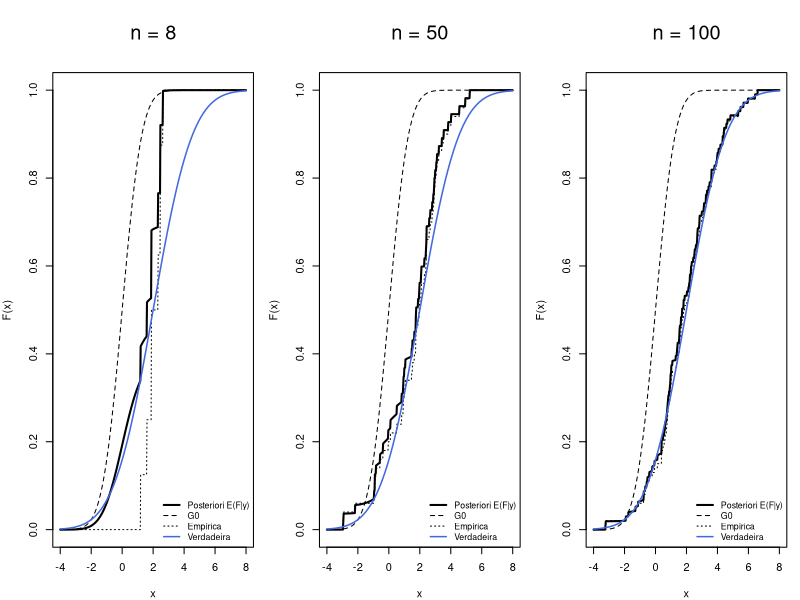
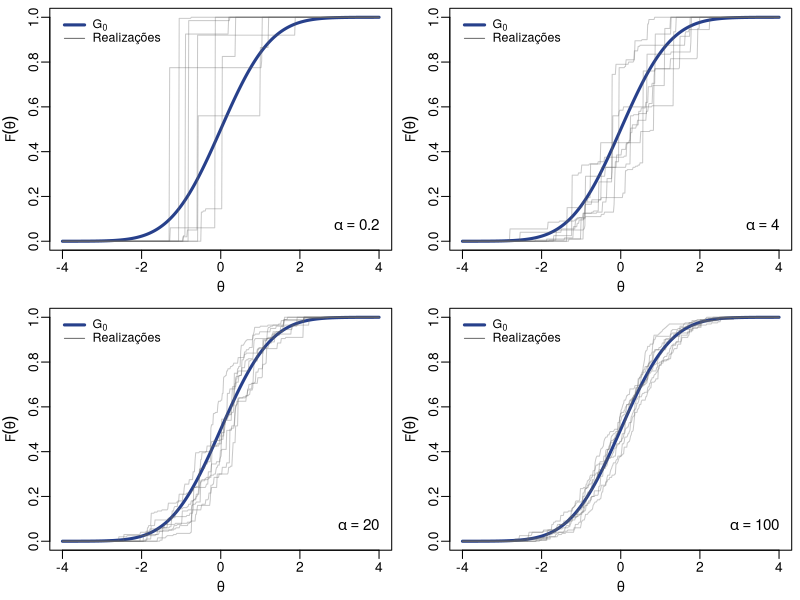

R code for these plots, in order:
# Estudo de Simulacao

F_empirica = function(data, xgrid) {
  sapply(xgrid, function(t) mean(data <= t))
}

alpha = 5

g_n8   = rnorm(8,   mean = 2, sd = 2)
g_n50  = rnorm(50,  mean = 2, sd = 2)
g_n100 = rnorm(100, mean = 2, sd = 2)

x = seq(-4, 8, length.out = 500)

G0 = pnorm(x, mean = 0, sd = 1)

Fn8 = F_empirica(g_n8, x)
post8 = (alpha/(alpha + 8)) * G0 + (8/(alpha + 8)) * Fn8

Fn50 = F_empirica(g_n50, x)
post50 = (alpha/(alpha + 50)) * G0 + (50/(alpha + 50)) * Fn50

Fn100 = F_empirica(g_n100, x)
post100 = (alpha/(alpha + 100)) * G0 + (100/(alpha + 100)) * Fn100

truth = pnorm(x, mean = 2, sd = 2)

par(mfrow = c(1,3),
    mar = c(4,4,5.5,1))

#-----------------------------
# n = 8
#-----------------------------
plot(x, post8,
     type = "l",
     lwd = 2,
     col = "black",
     main = "",
     ylab = "F(x)",
     xlab = "x")

mtext("n = 8", side = 3, line = 2.3, cex = 1.2)

lines(x, G0, lty = 2)
lines(x, Fn8, lty = 3)
lines(x, truth, col = "royalblue", lty = 1, lwd = 1.5)

legend("bottomright",
       legend = c("Posteriori E(F|y)", "G0", "Empírica", "Verdadeira"),
       col = c("black", "black", "black", "royalblue"),
       lty = c(1,2,3,1),
       lwd = c(2,1,1,1.5),
       cex = 0.8,
       bty = "n")

#-----------------------------
# n = 50
#-----------------------------
plot(x, post50,
     type = "l",
     lwd = 2,
     col = "black",
     main = "",
     ylab = "F(x)",
     xlab = "x")

mtext("n = 50", side = 3, line = 2.3, cex = 1.2)

lines(x, G0, lty = 2)
lines(x, Fn50, lty = 3)
lines(x, truth, col = "royalblue", lty = 1, lwd = 1.5)

legend("bottomright",
       legend = c("Posteriori E(F|y)", "G0", "Empírica", "Verdadeira"),
       col = c("black", "black", "black", "royalblue"),
       lty = c(1,2,3,1),
       lwd = c(2,1,1,1.5),
       cex = 0.8,
       bty = "n")

#-----------------------------
# n = 100
#-----------------------------
plot(x, post100,
     type = "l",
     lwd = 2,
     col = "black",
     main = "",
     ylab = "F(x)",
     xlab = "x")

mtext("n = 100", side = 3, line = 2.3, cex = 1.2)

lines(x, G0, lty = 2)
lines(x, Fn100, lty = 3)
lines(x, truth, col = "royalblue", lty = 1, lwd = 1.5)

legend("bottomright",
       legend = c("Posteriori E(F|y)", "G0", "Empírica", "Verdadeira"),
       col = c("black", "black", "black", "royalblue"),
       lty = c(1,2,3,1),
       lwd = c(2,1,1,1.5),
       cex = 0.8,
       bty = "n")




# Estudo de Simulacao do Processo de Dirichlet via Urna de Polya

rDirProcessPolya = function(n, alpha, amostrador_G0) {
  
  x = numeric(n)
  
  x[1] = amostrador_G0(1)
  
  for(i in 2:n) {
    
    p_novo = alpha/(alpha + i - 1)
    
    if(runif(1) < p_novo) {
      
      x[i] = amostrador_G0(1)
      
    } else {
      
      x[i] = sample(x[1:(i-1)], size = 1)
      
    }
  }
  
  x
}

# Parâmetros

alpha_values = c(0.2, 4, 20, 100)

n = 200
n_rep = 8

x_grid = seq(-4, 4, length.out = 500)

G0_cdf = pnorm(x_grid)

amostrador_G0 = function(n) {
  rnorm(n)
}

# Gráficos
par(
  mfrow = c(2,2),
  mar = c(3, 3, 0.5, 0.5),
  oma = c(0, 0, 0, 0),
  mgp = c(1.7, 0.5, 0)
)

for(alpha in alpha_values){
  
  plot(
    x_grid,
    G0_cdf,
    type = "l",
    lwd = 3,
    col = "royalblue4",
    ylim = c(0,1),
    main = "",
    xlab = expression(theta),
    ylab = expression(F(theta))
  )
  
  for(rep in 1:n_rep){
    
    amostra = rDirProcessPolya(
      n = n,
      alpha = alpha,
      amostrador_G0 = amostrador_G0
    )
    
    Fn = F_empirica(amostra, x_grid)
    
    lines(
      x_grid,
      Fn,
      col = adjustcolor("gray40", alpha.f = 0.35),
      lwd = 1
    )
  }
  
  legend(
    "topleft",
    inset = 0.01,
    legend = c(
      expression(G[0]),
      "Realizações"
    ),
    col = c("royalblue4", "gray40"),
    lwd = c(3, 1),
    cex = 0.9,
    y.intersp = 0.9,
    x.intersp = 0.7,
    seg.len = 1.8,
    bty = "n"
  )
  
  text(
    x = max(x_grid),
    y = 0.05,
    labels = bquote(alpha == .(alpha)),
    adj = c(1, 0),
    cex = 1.1,
    font = 2
  )
}
